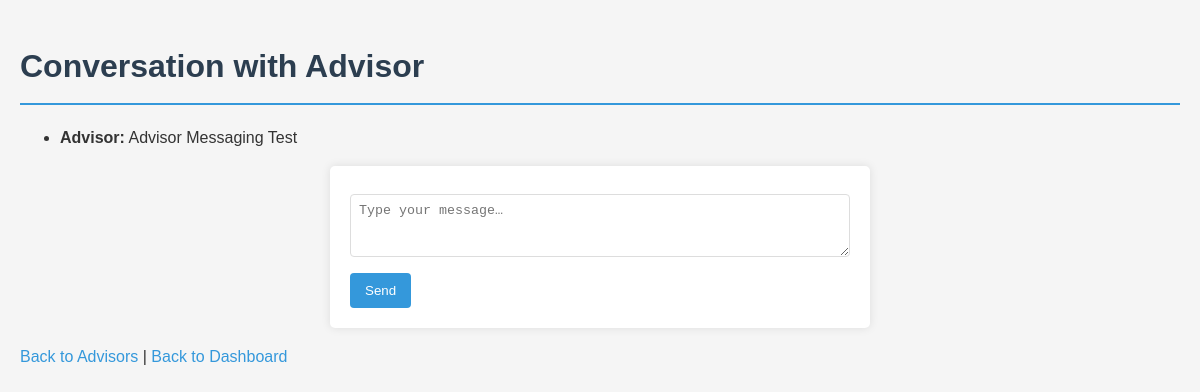
Page /chat/conversation/8/ (signed in) on the earlier database version.
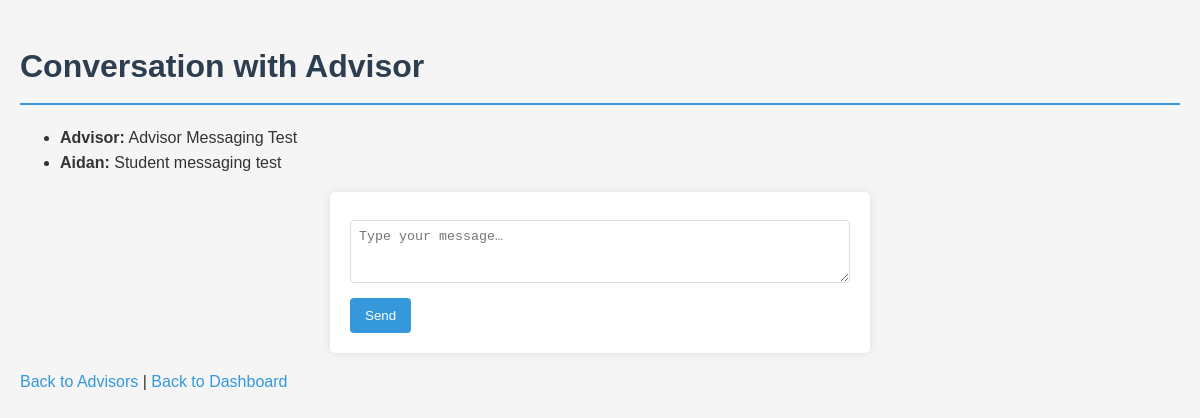
Same page on the later database version.
### advisor/models.py (models this page shows)
class Message(models.Model):
    sender = models.ForeignKey(User, on_delete=models.CASCADE, related_name='sent_messages')
    recipient = models.ForeignKey(User, on_delete=models.CASCADE, related_name='received_messages') #change to student Email
    timestamp = models.DateTimeField(auto_now_add=True)
    content = models.TextField()

### advisor/views.py (the view)
# urls.py: path('conversation/<int:recipient_id>/', login_required(view_conversation), name='view_conversation'),path('send/<int:recipient_id>/', login_required(send_message), name='send_message'),
@login_required
def view_conversation(request, recipient_id):
    recipient = User.objects.get(pk=recipient_id)
    messages = Message.objects.filter(
        Q(sender=request.user,   recipient=recipient) |
        Q(sender=recipient,      recipient=request.user)
    ).order_by('timestamp')
    return render(request, 'chat/conversation.html', {
        'recipient': recipient,
        'messages': messages,
    })

### templates/chat/conversation.html (shortened to what this page needs)
<!DOCTYPE html>
<html>
<head>
    {% load static %}
    <link rel="stylesheet" href="{% static 'css/style.css' %}">
</head>
<body>
  <h1>Conversation with {{ recipient.username }}</h1>
  <ul>
    {% for msg in messages %}
      <li>
        <strong>{{ msg.sender.username }}:</strong> {{ msg.content }}
      </li>
    {% endfor %}
  </ul>
  <form method="post" action="{% url 'send_message' recipient.id %}">
    <textarea name="content" rows="3" cols="40" placeholder="Type your message…"></textarea><br>
    <button type="submit">Send</button>
  </form>
  <p>
    {% if request.user.groups.all.0.name == 'Advisor' %}
      <a href="{% url 'advisor_list' %}">Back to Students</a>
    {% else %}
      <a href="{% url 'advisor-home' %}">Back to Advisors</a> |
      <a href="{% url 'student-dashboard' %}">Back to Dashboard</a>
    {% endif %}
  </p>
</body>
</html>

Differences in the rows shown:
added Message: sender.username "Aidan", content "Student messaging test"
